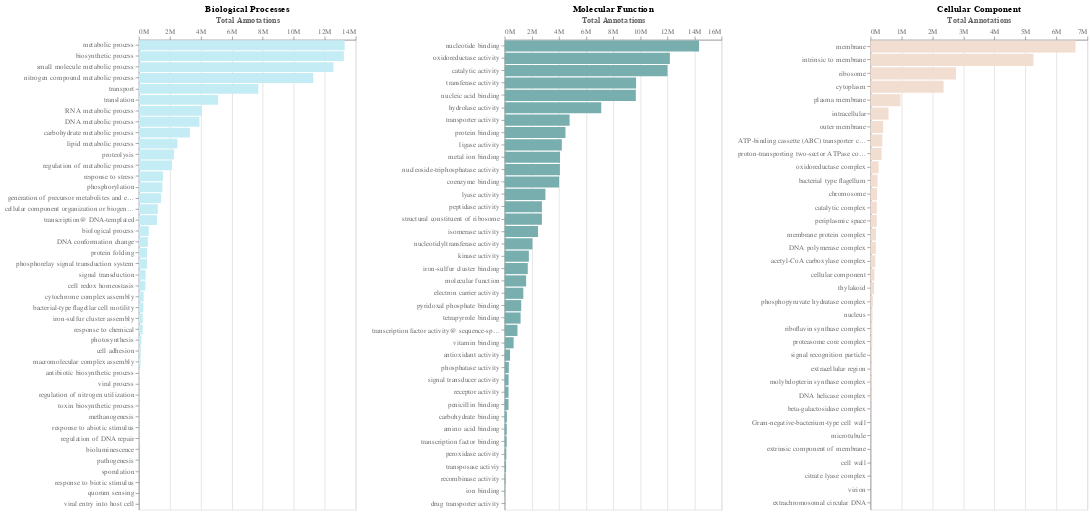

This figure's notebook cell:
### Code cell
alt.hconcat(
        GO_Bar("biological process","Biological Processes","#C4ECF4",GO_slim),
        GO_Bar("molecular function","Molecular Function","#78aeae",GO_slim),
        GO_Bar("cellular component","Cellular Component","#f2ddd1",GO_slim),
)
